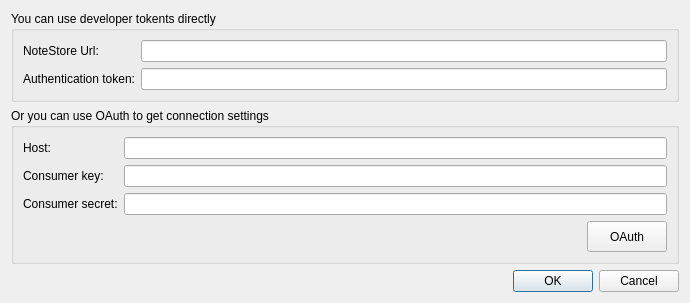
<?xml version="1.0" encoding="UTF-8"?>
<ui version="4.0">
 <class>SettingsDialog</class>
 <widget class="QDialog" name="SettingsDialog">
  <property name="geometry">
   <rect>
    <x>0</x>
    <y>0</y>
    <width>690</width>
    <height>292</height>
   </rect>
  </property>
  <property name="windowTitle">
   <string>Connection Settings</string>
  </property>
  <layout class="QVBoxLayout" name="verticalLayout">
   <item>
    <widget class="QGroupBox" name="groupBox">
     <property name="title">
      <string>You can use developer tokents directly</string>
     </property>
     <layout class="QFormLayout" name="formLayout">
      <item row="0" column="0">
       <widget class="QLabel" name="label_4">
        <property name="text">
         <string>NoteStore Url:</string>
        </property>
       </widget>
      </item>
      <item row="0" column="1">
       <widget class="QLineEdit" name="noteStoreUrlLineEdit"/>
      </item>
      <item row="1" column="0">
       <widget class="QLabel" name="label_5">
        <property name="text">
         <string>Authentication token:</string>
        </property>
       </widget>
      </item>
      <item row="1" column="1">
       <widget class="QLineEdit" name="authenticationTokenLineEdit"/>
      </item>
     </layout>
    </widget>
   </item>
   <item>
    <widget class="QGroupBox" name="groupBox_2">
     <property name="font">
      <font>
       <weight>50</weight>
       <bold>false</bold>
      </font>
     </property>
     <property name="title">
      <string>Or you can use OAuth to get connection settings</string>
     </property>
     <layout class="QFormLayout" name="formLayout_2">
      <item row="0" column="0">
       <widget class="QLabel" name="label">
        <property name="text">
         <string>Host:</string>
        </property>
       </widget>
      </item>
      <item row="0" column="1">
       <widget class="QLineEdit" name="hostLineEdit"/>
      </item>
      <item row="2" column="0">
       <widget class="QLabel" name="label_3">
        <property name="text">
         <string>Consumer key:</string>
        </property>
       </widget>
      </item>
      <item row="2" column="1">
       <widget class="QLineEdit" name="consumerKeyLineEdit"/>
      </item>
      <item row="4" column="0">
       <widget class="QLabel" name="label_2">
        <property name="text">
         <string>Consumer secret:</string>
        </property>
       </widget>
      </item>
      <item row="4" column="1">
       <widget class="QLineEdit" name="consumerSecretLineEdit"/>
      </item>
      <item row="5" column="1">
       <layout class="QHBoxLayout" name="horizontalLayout">
        <item>
         <spacer name="horizontalSpacer">
          <property name="orientation">
           <enum>Qt::Horizontal</enum>
          </property>
          <property name="sizeHint" stdset="0">
           <size>
            <width>40</width>
            <height>20</height>
           </size>
          </property>
         </spacer>
        </item>
        <item>
         <widget class="QPushButton" name="oauthButton">
          <property name="minimumSize">
           <size>
            <width>0</width>
            <height>31</height>
           </size>
          </property>
          <property name="text">
           <string>OAuth</string>
          </property>
         </widget>
        </item>
       </layout>
      </item>
     </layout>
    </widget>
   </item>
   <item>
    <widget class="QDialogButtonBox" name="buttonBox">
     <property name="standardButtons">
      <set>QDialogButtonBox::Cancel|QDialogButtonBox::Ok</set>
     </property>
    </widget>
   </item>
  </layout>
 </widget>
 <resources/>
 <connections>
  <connection>
   <sender>oauthButton</sender>
   <signal>clicked()</signal>
   <receiver>SettingsDialog</receiver>
   <slot>login()</slot>
   <hints>
    <hint type="sourcelabel">
     <x>669</x>
     <y>240</y>
    </hint>
    <hint type="destinationlabel">
     <x>685</x>
     <y>164</y>
    </hint>
   </hints>
  </connection>
  <connection>
   <sender>SettingsDialog</sender>
   <signal>finished(int)</signal>
   <receiver>SettingsDialog</receiver>
   <slot>onFinished()</slot>
   <hints>
    <hint type="sourcelabel">
     <x>344</x>
     <y>108</y>
    </hint>
    <hint type="destinationlabel">
     <x>344</x>
     <y>108</y>
    </hint>
   </hints>
  </connection>
  <connection>
   <sender>buttonBox</sender>
   <signal>accepted()</signal>
   <receiver>SettingsDialog</receiver>
   <slot>accept()</slot>
   <hints>
    <hint type="sourcelabel">
     <x>521</x>
     <y>268</y>
    </hint>
    <hint type="destinationlabel">
     <x>480</x>
     <y>288</y>
    </hint>
   </hints>
  </connection>
  <connection>
   <sender>buttonBox</sender>
   <signal>rejected()</signal>
   <receiver>SettingsDialog</receiver>
   <slot>reject()</slot>
   <hints>
    <hint type="sourcelabel">
     <x>632</x>
     <y>269</y>
    </hint>
    <hint type="destinationlabel">
     <x>687</x>
     <y>270</y>
    </hint>
   </hints>
  </connection>
 </connections>
 <slots>
  <slot>login()</slot>
  <slot>onFinished()</slot>
 </slots>
</ui>
